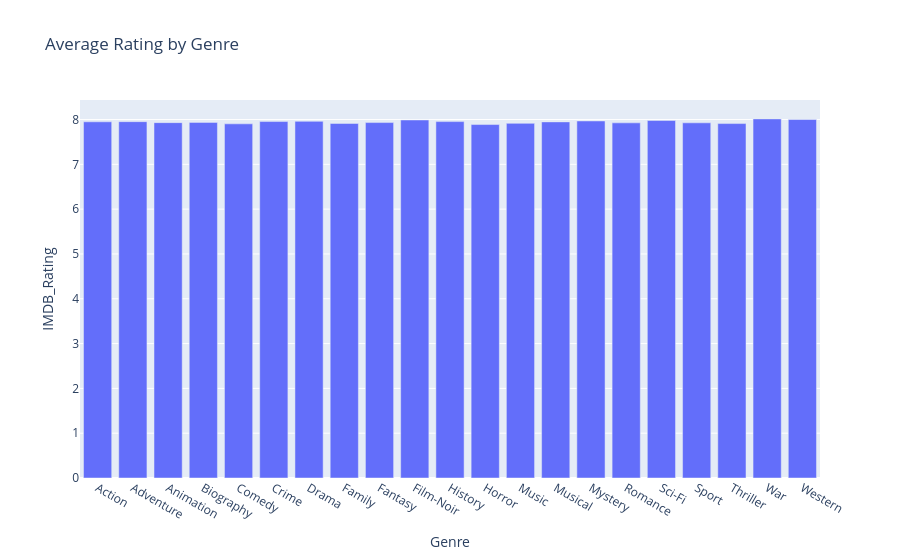

Notebook code for this chart:
### Code cell
genre_avg = imdb_g.groupby("Genre")["IMDB_Rating"].mean().reset_index()

fig = px.bar(
    genre_avg,
    x="Genre",
    y="IMDB_Rating",
    title="Average Rating by Genre"
)

fig.show()

### Figure 1 — Plotly figure (JSON) as saved in the notebook; plotly's stock layout.template omitted (floating-point values rounded to 4 significant figures)
{"data": [{"hovertemplate": "Genre=%{x}<br>IMDB_Rating=%{y}<extra></extra>", "legendgroup": "", "marker": {"color": "#636efa", "pattern": {"shape": ""}}, "name": "", "orientation": "v", "showlegend": false, "textposition": "auto", "type": "bar", "x": ["Action", "Adventure", "Animation", "Biography", "Comedy", "Crime", "Drama", "Family", "Fantasy", "Film-Noir", "History", "Horror", "Music", "Musical", "Mystery", "Romance", "Sci-Fi", "Sport", "Thriller", "War", "Western"], "xaxis": "x", "y": [7.949, 7.952, 7.93, 7.936, 7.903, 7.955, 7.959, 7.913, 7.932, 7.989, 7.954, 7.888, 7.914, 7.947, 7.968, 7.926, 7.978, 7.926, 7.909, 8.014, 8.0], "yaxis": "y"}], "layout": {"barmode": "relative", "legend": {"tracegroupgap": 0}, "title": {"text": "Average Rating by Genre"}, "xaxis": {"anchor": "y", "domain": [0, 1], "title": {"text": "Genre"}}, "yaxis": {"anchor": "x", "domain": [0, 1], "title": {"text": "IMDB_Rating"}}}}
